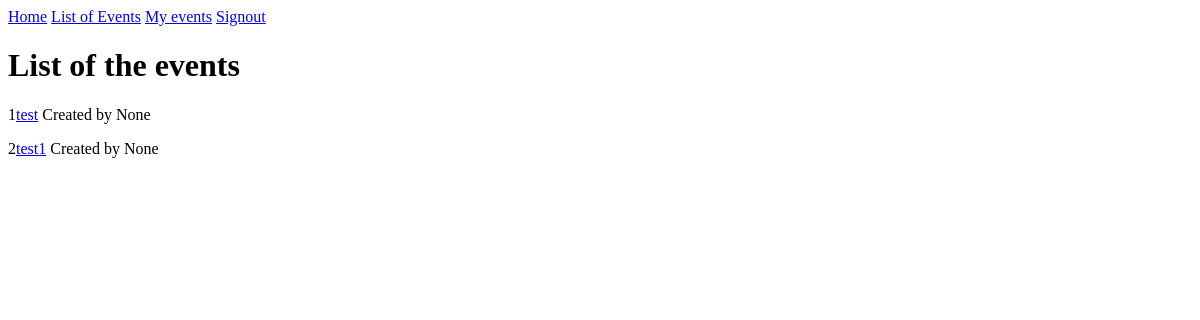
The page /eventslist/ on the database as committed earlier.
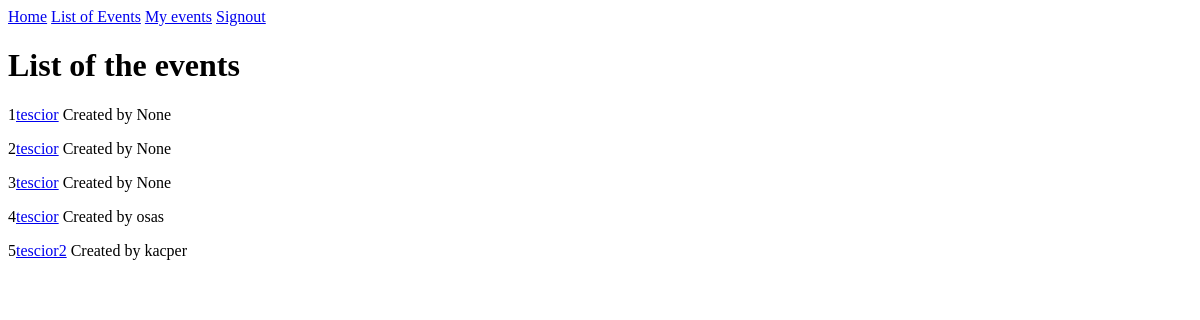
The same page on the database as committed later.
### main/models.py (models this page shows, shortened)
class Events(models.Model):
    user = models.ForeignKey(
        User,
        on_delete=models.CASCADE,
        related_name="event",
        null=True)
    name = models.CharField(
        max_length=200
        )
    date = models.DateField(
        default = timezone.now
        )
    description = models.CharField(
        max_length = 2000)
    country = models.CharField(
        max_length = 25
        )
    city = models.CharField(
        max_length = 75
        )

### main/views.py (the view)
# urls.py: path("eventslist/", views.eventslist, name="eventslist"),
def eventslist(response):
    items = Events.objects.all()
    context = {
        'items':items,
    }
    return render(response, "main/eventslist.html",context)

### main/templates/main/eventslist.html (shortened to what this page needs)
{% extends 'main/base.html' %}
{% block content %}
    <h1>List of the events</h1>
    {% if items %}
        {% for i in items %}
            <p>{{ i.id }}<a href="/{{ i.id }}">{{ i.name }}</a> Created by {{ i.user }}</p>
        {% endfor %}
    {% else %}
        <p>Curently no events</p>
    {% endif %}
{% endblock %}

Rows that differ between the two databases and show on the page:
changed Events id 1: name "test" → "tescior"
changed Events id 2: name "test1" → "tescior"
added Events: id "3", name "tescior", user "None"
added Events: id "4", name "tescior", user "osas"
added Events: id "5", name "tescior2", user "kacper"
